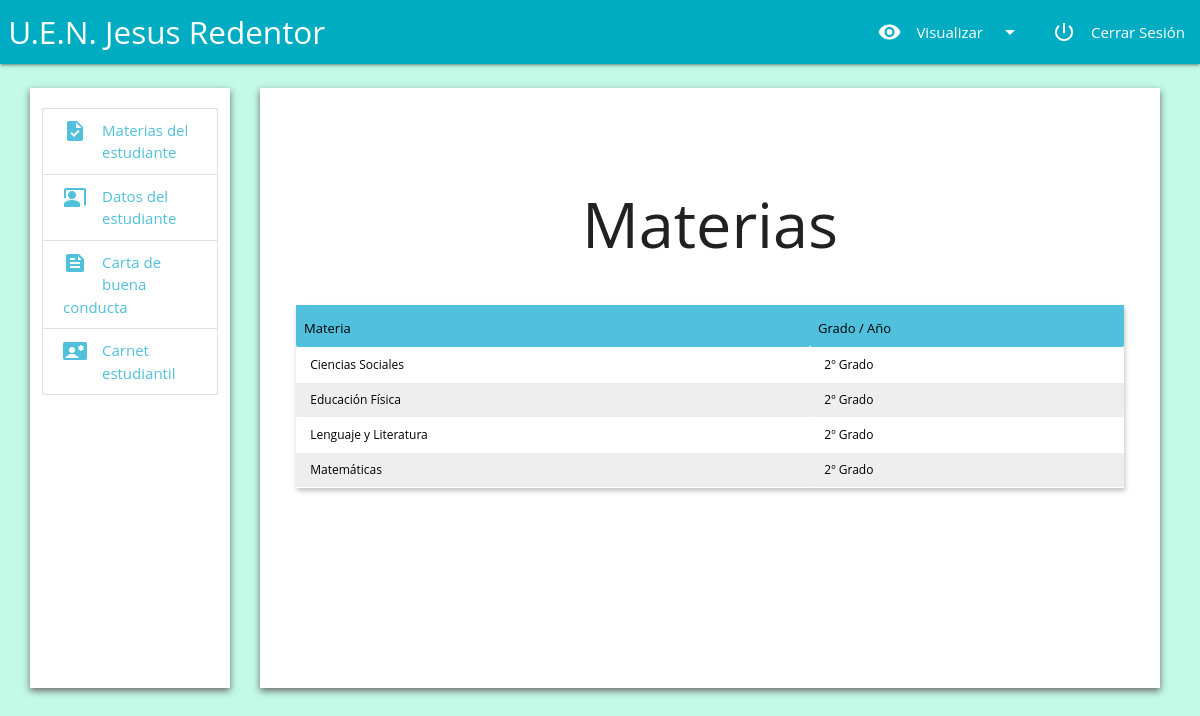
The page /materias_est.php (signed in) on the database its author committed.
### tables this page shows
CREATE TABLE `materia` (
  `id` int(10) NOT NULL AUTO_INCREMENT,
  `nombre` varchar(50) NOT NULL,
  `id_grado` int(10) NOT NULL,
  `eliminado` int(11) NOT NULL,
  PRIMARY KEY (`id`)
);

CREATE TABLE `grados` (
  `id` int(10) NOT NULL AUTO_INCREMENT,
  `nombre` varchar(15) NOT NULL,
  `descripcion` varchar(100) NOT NULL,
  PRIMARY KEY (`id`)
);

### materias_est.php (the view, shortened to what this page needs)
<?php
if(!isset($_SESSION["session_username"])) {
	header("location:index.php");
} else {
?>
<?php $Titulo="Materias";
      include("incluye/header.php");
      include("incluye/navegacion.php");
       if (!empty($mensaje)) {echo "<p class=mensaje>". $mensaje . "</p>";} ?>
    <div class="row">
<?php include("incluye/lateral.php"); ?>
      <div class="col s12 m9 l9" id="contenedor3">
         <br>
	<center>
            <h1>Materias</h1>
        </center>
         <table> <tr> <th>Materia</th> <th>Grado / Año</th></tr>
             <?php
	function mostrarDatos ($resultados) {
	if ($resultados !=NULL) {
        echo"<tr>";
  echo "<td>&nbsp;&nbsp;".$resultados['m_nombre']."&nbsp;&nbsp;</td>";
	echo "<td>&nbsp;&nbsp;".$resultados['g_nombre']."º ".$resultados['descripcion']."&nbsp;&nbsp;</td>";
	echo "</tr>";}
	else {echo "<br/>No hay más datos!!! <br/>";}
}
$result2 = mysqli_query($con, "SELECT m.id as id, m.nombre as m_nombre, g.nombre as g_nombre, g.descripcion FROM materia m, grados g, secciones s, estudiantes e, usuario_estudiante ue, usuarios u WHERE u.usuario='".$_SESSION["session_username"]."' AND u.id=ue.id_usuario AND ue.id_estudiante=e.id AND e.id_seccion=s.id AND s.id_grado=g.id AND g.id=m.id_grado AND m.eliminado=0 ORDER BY g.id, m.nombre ASC");
while ($filas = mysqli_fetch_array($result2)){ mostrarDatos($filas); }
?> </table>
</div>
    </div>
<?php include("incluye/footer.php"); ?>
<?php
}

### css/style.css (style rules this page uses)
body { background-color: #c2f9e7; font-family: 'Open Sans', sans-serif; }
* { margin: 0; padding: 0; box-sizing: border-box; text-decoration: none; }
#contenedor3 { padding: 3%; background: #fff; margin: 2% 0 0 2.5%; min-height: 40em; box-shadow: 0px 3px 7px #6B6B6B; }
table { font-size: 12px; text-align: left; border-collapse: collapse; box-shadow: 1px 3px 5px #c2c2c2; }
th { font-size: 13px; font-weight: normal; padding: 8px; background-color: #50c0dc; border-top: 6px solid #50c0dc; border-bottom: 1px solid #FFF; color: black; }
td { padding: 8px; border-bottom: 1px solid #FFF; color: black; border-top: 1px solid transparent; }
tr:nth-child(even) { background: #eee; }

### rows shown on the page
materia: nombre "Ciencias Sociales", id_grado.nombre "2", id_grado.descripcion "Grado"
materia: nombre "Educación Física", id_grado.nombre "2", id_grado.descripcion "Grado"
materia: nombre "Lenguaje y Literatura", id_grado.nombre "2", id_grado.descripcion "Grado"
materia: nombre "Matemáticas", id_grado.nombre "2", id_grado.descripcion "Grado"
